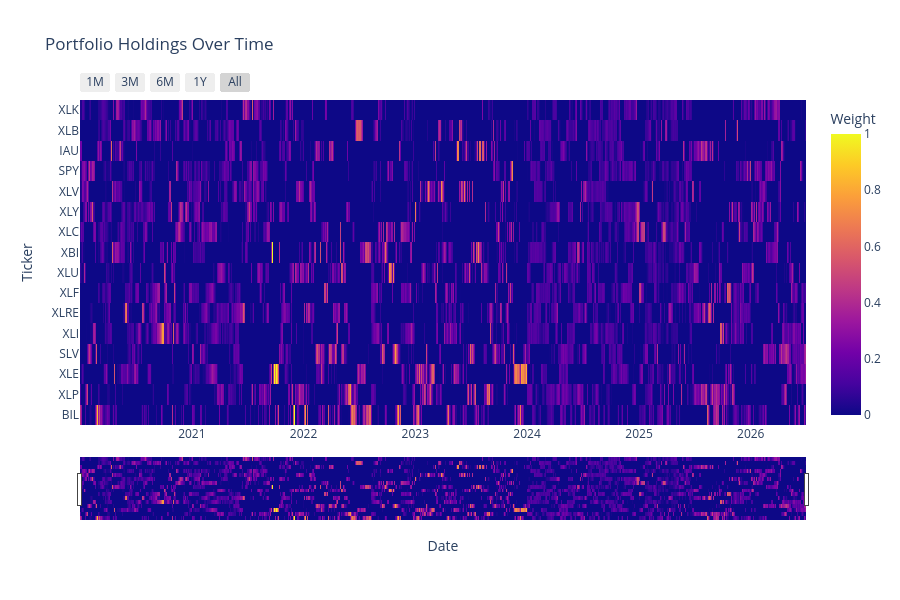

Write notebook code for a chart like this one.
### Markdown cell above
## Holdings Heatmap

### Code cell
holdings_heatmap_fig = build_holdings_heatmap_granular(
    result,
    min_weight=0.001,
    top_n=50,
    freq=None,
    include_cash=False,
)
holdings_heatmap_fig.show()

### Figure 1 — Plotly figure (JSON) as saved in the notebook; plotly's stock layout.template omitted (floating-point values rounded to 4 significant figures; data arrays with more than 128 entries replaced by an {"elided": "..."} marker saying what was removed)
{"data": [{"colorbar": {"title": {"text": "Weight"}}, "hovertemplate": "Date: %{x}<br>Ticker: %{y}<br>Weight: %{z:.2%}<extra></extra>", "type": "heatmap", "x": {"elided": "1630 str values"}, "y": ["BIL", "XLP", "XLE", "SLV", "XLI", "XLRE", "XLF", "XLU", "XBI", "XLC", "XLY", "XLV", "SPY", "IAU", "XLB", "XLK"], "z": {"elided": "16x1630 float values"}, "zmax": 1, "zmin": 0}], "layout": {"height": 600, "hovermode": "closest", "title": {"text": "Portfolio Holdings Over Time"}, "xaxis": {"rangeselector": {"buttons": [{"count": 1, "label": "1M", "step": "month", "stepmode": "backward"}, {"count": 3, "label": "3M", "step": "month", "stepmode": "backward"}, {"count": 6, "label": "6M", "step": "month", "stepmode": "backward"}, {"count": 1, "label": "1Y", "step": "year", "stepmode": "backward"}, {"label": "All", "step": "all"}]}, "rangeslider": {"visible": true}, "title": {"text": "Date"}}, "yaxis": {"title": {"text": "Ticker"}}}}
